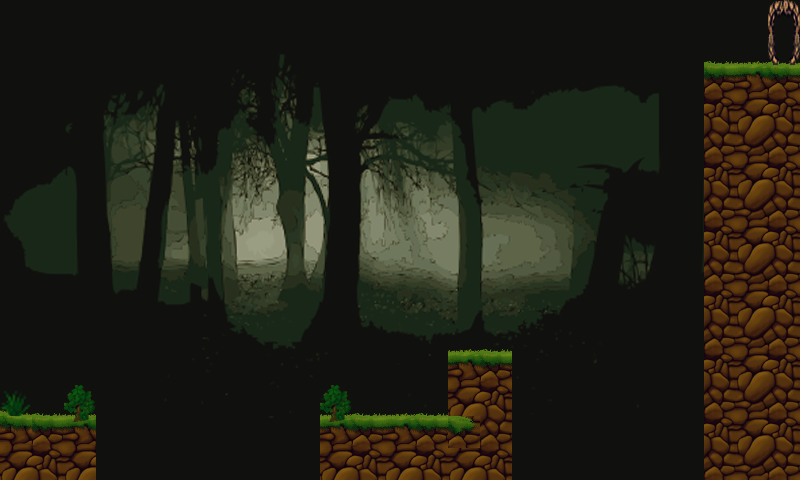

Tiled map render using the project's own tile images. Description and the map definition, with tile-layer contents summarised, below:
An orthogonal 25x15 tile map with 32x32 px tiles, 3 tile layers (background, background2, background1), 3 tilesets and 12 objects (ground3, ground1, ground2, box1, start, ...).

<map version="1.0" orientation="orthogonal" renderorder="right-down" width="25" height="15" tilewidth="32" tileheight="32" nextobjectid="36">
 <properties>
  <property name="mapmeta" value="mapvalue" />
 </properties>
 <tileset firstgid="1" name="Untitled" tilewidth="32" tileheight="32">
  <image source="tiles.png" width="256" height="32" />
 </tileset>
 <tileset firstgid="9" name="forest" tilewidth="32" tileheight="32">
  <image source="forest.png" width="320" height="320" />
 </tileset>
 <tileset firstgid="109" name="Gothic-Forest_Clip_Art" tilewidth="800" tileheight="480">
  <image source="Gothic-Forest_Clip_Art.png" width="800" height="480" />
 </tileset>
 <layer name="background" width="25" height="15">
  <data>[375 cells, 1 non-empty, 1 distinct tile ids]</data>
 </layer>
 <layer name="background2" width="25" height="15">
  <data>[375 cells, 73 non-empty, 11 distinct tile ids]</data>
 </layer>
 <layer name="background1" width="25" height="15">
  <data>[375 cells, 8 non-empty, 6 distinct tile ids]</data>
 </layer>
 <objectgroup name="obstacles">
  <properties>
   <property name="objectmeta" value="objectvalue" />
  </properties>
  <object id="6" name="ground3" x="704" y="65" width="100" height="418">
   <properties>
    <property name="name" value="ground3" />
   </properties>
  </object>
  <object id="13" name="ground1" x="-4" y="416" width="100" height="69">
   <properties>
    <property name="name" value="ground2" />
   </properties>
  </object>
  <object id="24" name="ground2" x="320" y="416" width="192" height="69">
   <properties>
    <property name="name" value="ground2" />
   </properties>
  </object>
  <object id="28" name="box1" x="448" y="353" width="64" height="65">
   <properties>
    <property name="name" value="box1" />
   </properties>
  </object>
 </objectgroup>
 <objectgroup name="startFinish">
  <object id="10" name="start" x="5" y="352" width="48" height="64">
   <properties>
    <property name="name" value="start" />
   </properties>
  </object>
  <object id="12" name="finish" x="768" y="1" width="32" height="64">
   <properties>
    <property name="name" value="finish" />
   </properties>
  </object>
 </objectgroup>
 <objectgroup name="enemies">
  <object id="14" name="enemy1" x="521" y="267" width="34" height="31">
   <properties>
    <property name="name" value="enemy1" />
   </properties>
  </object>
  <object id="17" name="enemy2" x="643" y="92" width="34" height="31">
   <properties>
    <property name="name" value="enemy2" />
   </properties>
  </object>
 </objectgroup>
 <objectgroup name="shackleables">
  <object id="30" name="shackleable1" x="64" y="384" width="32" height="32">
   <properties>
    <property name="name" value="shackleable1" />
   </properties>
  </object>
  <object id="31" name="shackleable2" x="320" y="384" width="32" height="32">
   <properties>
    <property name="name" value="shackleable2" />
   </properties>
  </object>
 </objectgroup>
 <objectgroup name="platforms" />
 <objectgroup name="pinecones">
  <object id="32" name="pinecone2" x="567" y="2" width="23" height="27">
   <properties>
    <property name="name" value="pinecone2" />
   </properties>
  </object>
  <object id="35" name="pinecone1" x="186" y="3" width="23" height="27">
   <properties>
    <property name="name" value="pinecone1" />
   </properties>
  </object>
 </objectgroup>
</map>
